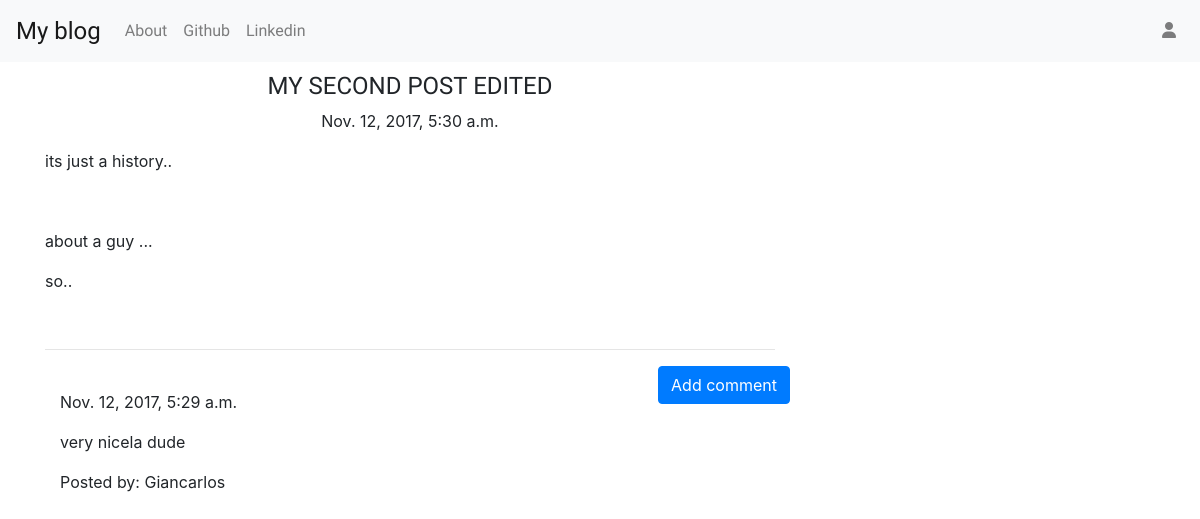
The app's page /post/2/ with its own data.
### blog/models.py (models this page shows, shortened)
class Post(models.Model):
    author = models.ForeignKey('auth.User', on_delete=models.CASCADE, related_name='posts')
    title = models.CharField(max_length=200)
    text = models.TextField()
    created_at = models.DateTimeField(default=timezone.now)
    published_at = models.DateTimeField(blank=True, null=True)

class Comment(models.Model):
    post = models.ForeignKey(Post, on_delete=models.CASCADE, related_name='comments')
    author = models.CharField(max_length=200)
    text = models.TextField()
    created_at = models.DateTimeField(default=timezone.now)
    approved_comment = models.BooleanField(default=False)

### blog/views.py (the view)
# urls.py: url(r'^post/(?P<pk>\d+)/$', views.PostDetailView.as_view(), name='post_detail'),
class PostDetailView(DetailView):
    model = Post

### blog/templates/blog/post_detail.html (shortened to what this page needs)
{% extends 'blog/base.html' %}
{% block content %}
  <h1 class="post-title loader">{{ post.title }}</h1>
  {% if post.published_at %}
    <div class="date post-date">
      {{ post.published_at }}
    </div>
  {% else %}
    <a class="btn btn-success" href="{% url 'blog:post_publish' pk=post.pk %}">
      Publish
    </a>
  {% endif %}
  <p class="post-content">
    {{ post.text|safe|linebreaksbr }}
  </p>
  <hr />
  <a class="btn btn-primary btn-comment" href="{% url 'blog:add_comment_to_post' pk=post.pk %}">
    Add comment
  </a>
  <div class="container">
    {% for comment in post.comments.all %}
      <br />
      {% if user.is_authenticated or comment.approved_comment %}
        {{ comment.created_at }}
        <p>{{ comment.text|safe|linebreaksbr }}</p>
        <p>Posted by: {{ comment.author }}</p>
      {% endif %}
    {% empty %}
      <p>No comments</p>
    {% endfor %}
  </div>
{% endblock %}

### blog/static/css/blog.css (style rules this page uses)
.post-date { text-align: center; }
.post-title { font-family: 'Russo One', sans-serif; font-size: 1.5em; text-align: center; }
.post-content { font-family: 'Montserrat'; font-size: 1.5em; }
.btn-comment { position: absolute; right: 0; }

### records on screen
Post: title "MY SECOND POST EDITED", published_at "Nov. 12, 2017, 5:30 a.m.", text "its just a history.. about a guy ... so.."
Comment: created_at "Nov. 12, 2017, 5:29 a.m.", text "very nicela dude", author "Giancarlos"
